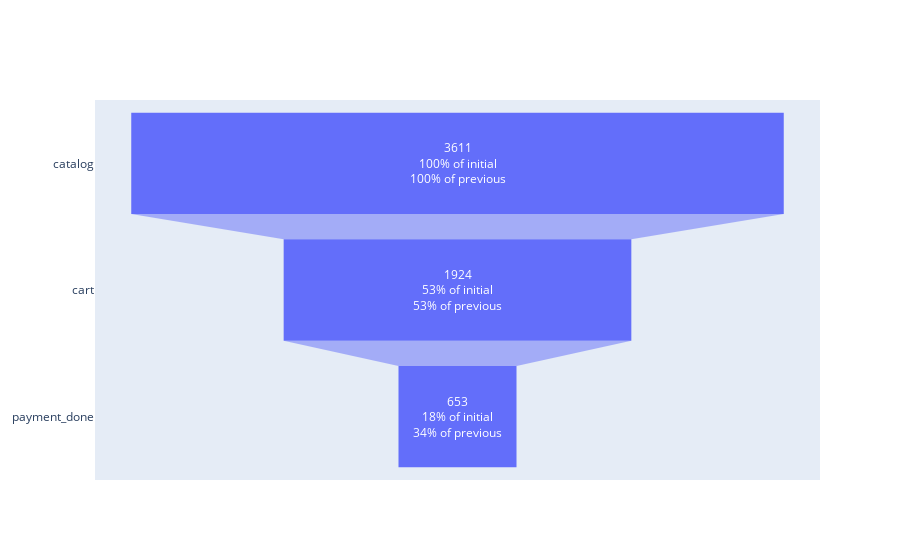

The code cell stored with this chart in its notebook:
### Code cell
funnel.plot(ef, stages=['catalog', 'cart', 'payment_done'])

### Figure 1 — Plotly figure (JSON) as saved in the notebook; plotly's stock layout.template omitted (floating-point values rounded to 4 significant figures)
{"data": [{"name": "all_users", "orientation": "h", "textinfo": "value+percent initial+percent previous", "type": "funnel", "x": [3611, 1924, 653], "y": ["catalog", "cart", "payment_done"]}], "layout": {}}
